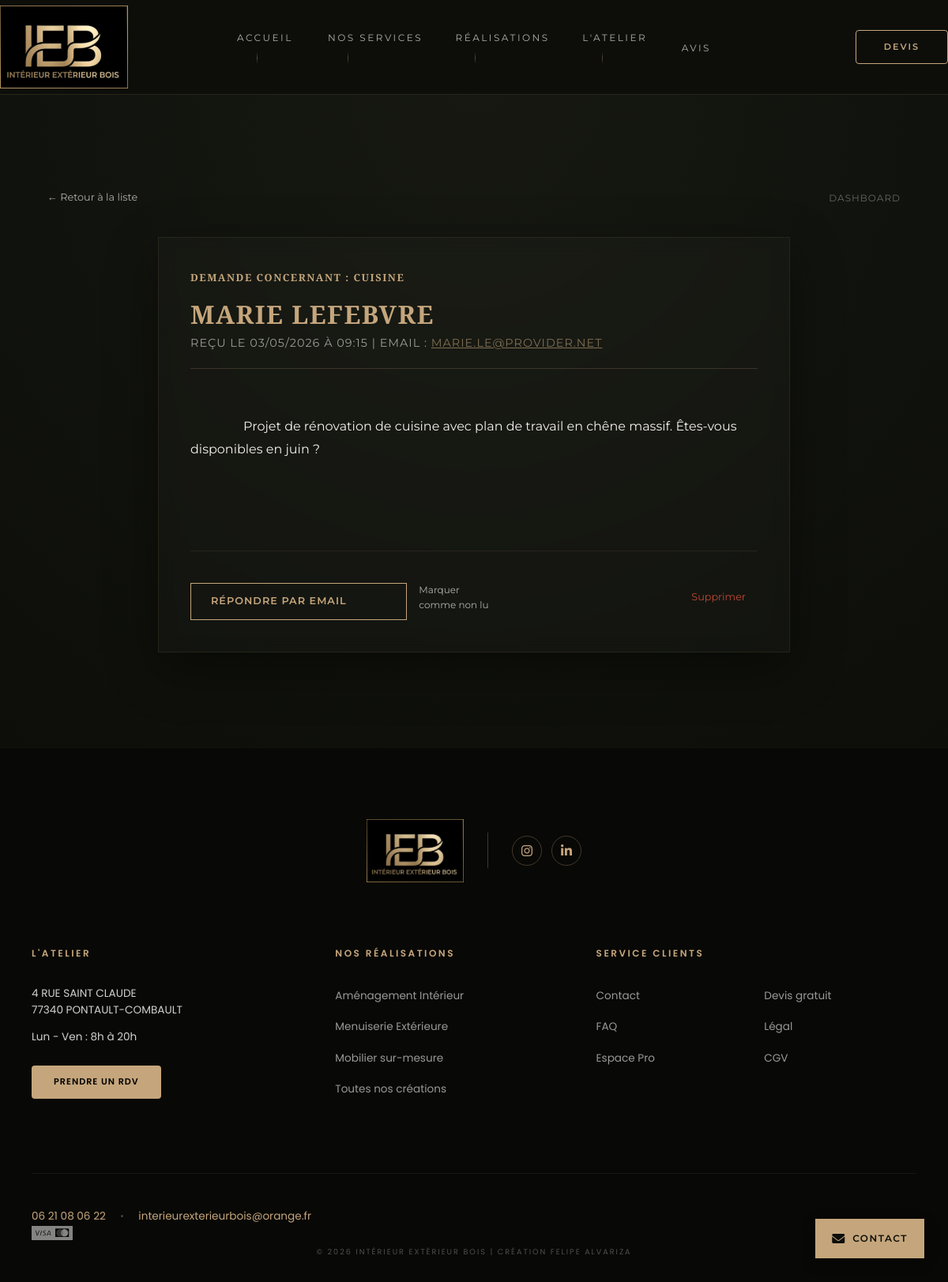
/admin/view_message.php?id=2 (signed in), run on the app's committed database.
### tables this page shows
CREATE TABLE IF NOT EXISTS `messages` (
  `id` int(11) NOT NULL AUTO_INCREMENT,
  `nom` varchar(255) DEFAULT NULL,
  `email` varchar(255) DEFAULT NULL,
  `telephone` varchar(50) DEFAULT NULL,
  `ville` varchar(255) DEFAULT NULL,
  `type` varchar(50) DEFAULT NULL,
  `message` mediumtext DEFAULT NULL,
  `fichiers` mediumtext DEFAULT NULL,
  `echeance` varchar(255) DEFAULT NULL,
  `statut` enum('non_lu','lu','corbeille') DEFAULT 'non_lu',
  `date_envoi` datetime DEFAULT current_timestamp(),
  PRIMARY KEY (`id`)
);

### src/admin/view_message.php (the view, shortened to what this page needs)
<?php
require_once('../includes/db.php');
$id = $_GET['id'];
$pdo->prepare("UPDATE messages SET statut = 'lu' WHERE id = ?")->execute([$id]);
$stmt = $pdo->prepare("SELECT * FROM messages WHERE id = ?");
$stmt->execute([$id]);
$msg = $stmt->fetch();
include('../includes/header.php');
?>
<link rel="stylesheet" href="../css/admin.css">
<main class="admin-main">
    <div class="container">
        <div style="margin-bottom: 40px; display: flex; justify-content: space-between; align-items: center;">
            <a href="message.php" class="btn-action" style="margin-left: 0;">← Retour à la liste</a>
            <a href="index.php" style="text-decoration: none; font-size: 0.75rem; color: #666; text-transform: uppercase; letter-spacing: 1px;">Dashboard</a>
        </div>
        <article class="card-premium" style="max-width: 800px; margin: 0 auto;">
            <header style="border-bottom: 1px solid rgba(197, 166, 124, 0.2); padding-bottom: 20px; margin-bottom: 30px;">
                <span class="serif-gold" style="font-size: 0.8rem; display: block; margin-bottom: 10px;">Demande concernant : <?= htmlspecialchars($msg['type']) ?></span>
                <h1 class="serif-gold" style="font-size: 2rem;"><?= htmlspecialchars($msg['nom']) ?></h1>
                <p style="opacity: 0.6; font-size: 0.9rem;">
                    Reçu le <?= date('d/m/Y à H:i', strtotime($msg['date_envoi'])) ?> |
                    Email : <a href="mailto:<?= $msg['email'] ?>" style="color: var(--gold-accent);"><?= htmlspecialchars($msg['email']) ?></a>
                </p>
            </header>
            <div class="message-content" style="white-space: pre-wrap; line-height: 1.8; color: var(--light-beige); min-height: 150px;">
                <?= nl2br(htmlspecialchars($msg['message'])) ?>
            </div>
            <footer style="margin-top: 50px; padding-top: 30px; border-top: 1px solid rgba(197, 166, 124, 0.1); display: flex; justify-content: space-between; align-items: center;">
                <div style="display: flex; gap: 15px; align-items: center;">
                    <a href="mailto:<?= $msg['email'] ?>?subject=Réponse IEB : <?= $msg['type'] ?>" class="btn-gold">Répondre par email</a>
                    <a href="non_lu.php?id=<?= $msg['id'] ?>&type=devis" class="btn-action" style="font-size: 0.75rem;">
                        Marquer comme non lu
                    </a>
                </div>
                <a href="delete_message.php?id=<?= $msg['id'] ?>" class="btn-action" style="color: #ff5f40;" onclick="return confirm('Supprimer définitivement ce devis ?')">Supprimer</a>
            </footer>
        </article>
    </div>
</main>
<?php include('../includes/footer.php'); ?>

### src/css/style.css (style rules this page uses)
:root { --dark-wood: #0d0e0a; --bg-light: #161811; --light-beige: #f4f1ea; --gold-accent: #c5a67c; --gold-glow: rgba(197, 166, 124, 0.3); --transition-luxe: all 0.6s cubic-bezier(0.16, 1, 0.3, 1); }
.container { width: 90%; max-width: 1400px; margin: 0 auto; }
.card-premium { background: rgba(255,255,255,0.02); border: 1px solid rgba(197,166,124,0.08); box-shadow: 0 20px 60px rgba(0,0,0,0.4); }
* { box-sizing: border-box; margin: 0; padding: 0; }
body { font-family: 'Montserrat', sans-serif; background: linear-gradient( to bottom, #0d0e0a 0%, #141610 30%, #161811 60%, #1a1c14 100% ); color: var(--light-beige); -webkit-font-smoothing: antialiased; line-height: 1.6; overflow-x: hidden; }
h1, h2, h3 { font-family: 'Playfair Display', serif; font-weight: 600; }
.btn-gold { width: 100%; padding: 20px; background: var(--gold-accent); color: #1a1c14; border: none; text-transform: uppercase; letter-spacing: 3px; font-weight: 700; cursor: pointer; transition: all 0.4s ease; margin-top: 10px; }
:root { --gold-accent: #c5a67c; --gold-glow: rgba(197, 166, 124, 0.4); --light-beige: #f5f5f0; }
html { scroll-behavior: smooth; }
h1, h2 { letter-spacing: -0.02em; }
html, body { max-width: 100%; overflow-x: hidden; width: 100%; }

### src/css/header.css (style rules this page uses)
html, body { max-width: 100%; overflow-x: hidden; width: 100%; position: relative; }
html, body { max-width: 100% !important; overflow-x: hidden !important; position: relative; width: 100%; }

### src/css/admin.css (style rules this page uses)
:root { --dark-wood: #0d0e0a; --bg-light: #161811; --light-beige: #f4f1ea; --gold-accent: #c5a67c; --gold-glow: rgba(197, 166, 124, 0.2); --transition-luxe: all 0.6s cubic-bezier(0.16, 1, 0.3, 1); }
body { background-color: var(--dark-wood); color: var(--light-beige); font-family: 'Montserrat', sans-serif; margin: 0; line-height: 1.6; }
.admin-main { padding: 120px 0; background: radial-gradient(circle at top center, var(--bg-light) 0%, var(--dark-wood) 100%); min-height: 100vh; }
.serif-gold { font-family: 'Playfair Display', serif; color: var(--gold-accent); letter-spacing: 1.5px; font-weight: 600; text-transform: uppercase; }
.card-premium { background: rgba(255, 255, 255, 0.02); border: 1px solid rgba(197, 166, 124, 0.1); padding: 40px; position: relative; transition: var(--transition-luxe); overflow: hidden; backdrop-filter: blur(10px); }
.card-premium p { text-transform: uppercase; letter-spacing: 1px; font-size: 0.8rem; opacity: 0.8; }
.btn-gold { display: inline-block; padding: 12px 25px; background: transparent; border: 1px solid var(--gold-accent); color: var(--gold-accent); text-decoration: none; text-transform: uppercase; font-size: 0.8rem; letter-spacing: 1px; font-weight: 600; transition: var(--transition-luxe); }
.btn-action { color: var(--light-beige); text-decoration: none; font-size: 0.8rem; margin-right: 15px; opacity: 0.7; transition: 0.3s; }

### src/css/footer.css (style rules this page uses)
html, body { max-width: 100%; overflow-x: hidden; width: 100%; height: 100%; margin: 0; padding: 0; position: relative; }

### data on the page
messages: type "CUISINE", nom "MARIE LEFEBVRE", date_envoi "03/05/2026 À 09:15", email "MARIE.LE@PROVIDER.NET", message "Projet de rénovation de cuisine avec plan de travail en chêne massif. Êtes-vous disponibles en juin ?"
